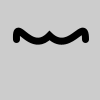
Frame 1 (no input)
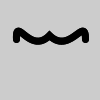
Frame 2 (the mouse pressed at the canvas centre, redrawn once)

The Processing sketch that drew these frames (run headless with seeded random() and noise(); the mouse was pressed at the canvas centre and the sketch redrawn once):

// Processing sketch: Exercise_22_1
// ── Exercise_22_1.pde
// Exercise 22.1
// inverting the arch to make a mouth
// that turned into a cat/dog mouth, which I liked, so I kept it

float p = 25.0;

void setup() { 
  size(100, 100); 
  smooth(); 
  noLoop();
}

void draw() { 
  arch(p);
}

void arch(float curvature) {
  float y = 39.0;
  strokeWeight(7);
  noFill();
  
  beginShape();
  vertex(16.2, y);
  bezierVertex(15.0, y-curvature, 30.0, 55.0, 49.5, 35.0);
  bezierVertex(70.0, 55.0, 85.0, y-curvature, 85.0, y);
  endShape();
}
